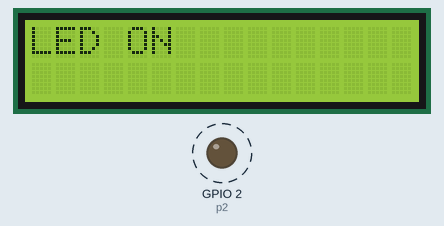
Simulated run of this program. Board: ESP8266 board running MicroPython. Parts: 16×2 character LCD, output pins drawn as LEDs (lit = HIGH). Dashed ring = blinking.

Above: at 0.1 s.
At 1.1 s:
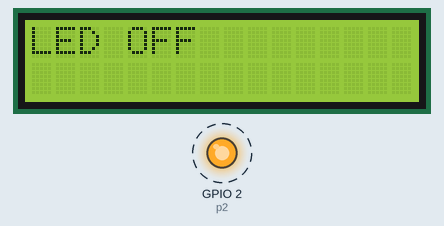
Timing chart, 0 to 40.0 s (numbered marks = the images above):
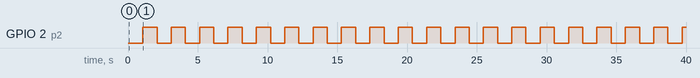

The program:

main.py
```python
from esp8266_i2c_lcd import I2cLcd #import esp8266_i2c_lcd.py 的 I2cLcd class (城市可以找到檔案 因為在esp8266的函式庫都在同一個目錄)
from machine import I2C, Pin
from time import sleep

#設定LCD
i2c = I2C(scl = Pin(5), sda = Pin(4), freq = 400000) #指定 I2C 介面之 GPIO 與傳輸速率
lcd = I2cLcd(i2c, 0x3F, 2, 16) #指定 I2C Slave 設定位置與顯示器之列數, 行數 最後一個參數代表一行可以放幾個字母 字母超過最多可放字母則移回第一行, 若最多可放字母超過顯示器可顯示字母數量 則不顯示

#設定LED
p2 = Pin(2, Pin.OUT)
#主程式
while 1:
    p2.value(0)
    lcd.putstr("LED ON") #顯示字串
    sleep(1)
    lcd.clear() #也可以改成 lcd.move_to(0, 0) 前面是行數 後面是列 LED OFF 最後的F會多出來 可用空白建替代
    p2.value(1)
    lcd.putstr("LED OFF")
    sleep(1)
    lcd.clear()
```

Measured:
- by itself, GPIO 2 (p2): alternates HIGH for 1.0 s and LOW for 1.0 s
- what the display in image 0 shows lasts 1.0 s, from 0.1 s to 1.1 s
